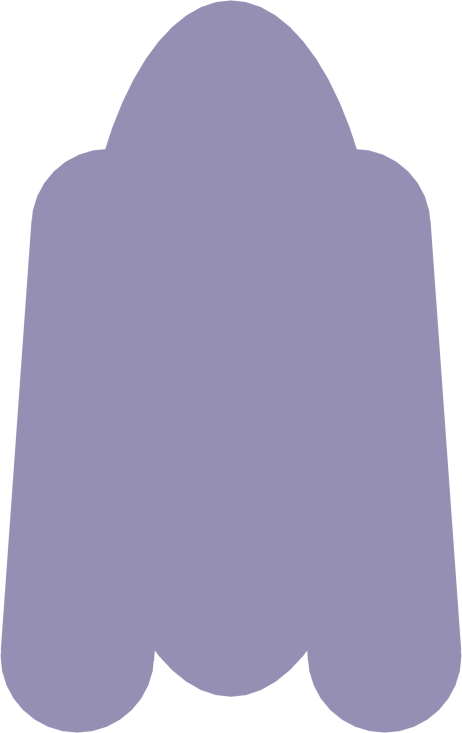
#> input picture assets/layers/@2x_character_back_hair.png, 924 x 1466 px, found by its file name (shown at 1/2 size); its folder holds 4 pictures in this run
$ python postprocess.py
#> lines starting #> are read from the running program, lines starting #| are printed output that depends on the picture
### tools/blender/vbd_layers.py
"""The single source of truth for what the art is made of.

Both the Blender builder and the manifest writer import this, so a layer cannot exist in
one and be missing from the other. An illustrator replacing the placeholders works from
exactly this list -- see ASSETS.md, which is generated from it.

Each layer declares:

    name      stable identifier; the manifest and the C++ rig key off it
    group     "character" | "dragon" | a scene name
    z         draw order within the group, low to high
    pivot     normalised canvas coordinate the layer rotates and scales about.
              Semantic, not derived from the artwork: hair swings about the scalp, not
              about the centre of its bounding box.
    channels  which animation channels drive it; unknown names are ignored by the rig,
              so new channels can be added to art before code understands them
    shapes    placeholder geometry, as primitives in canvas space (ignored once real art
              replaces the PNGs)

Canvas space is x right, y DOWN from the top-left, normalised 0..1 on both axes, so the
numbers read the same way as the image files they describe.
"""

CHARACTER_CANVAS = (512, 1024)
DRAGON_CANVAS = (1024, 512)
SCENE_CANVAS = (1024, 640)

# Neon palette, matching src/gui/Theme.h.
NEON = (0.21, 0.94, 1.00)
VIOLET = (0.54, 0.50, 0.83)
MAGENTA = (1.00, 0.31, 0.85)
AMBER = (1.00, 0.71, 0.27)
LIME = (0.55, 1.00, 0.42)
DEEP = (0.08, 0.09, 0.16)
SKIN = (0.92, 0.80, 0.78)


def ellipse(cx, cy, rx, ry, rot=0.0):
    return {"kind": "ellipse", "cx": cx, "cy": cy, "rx": rx, "ry": ry, "rot": rot}


def capsule(x0, y0, x1, y1, r):
    return {"kind": "capsule", "x0": x0, "y0": y0, "x1": x1, "y1": y1, "r": r}


def tri(points):
    return {"kind": "tri", "points": points}


# --------------------------------------------------------------------------- character
#
# An original adult anime-styled figure: tall silhouette, long hair, a long coat. Nothing
# here reproduces an existing character or studio design.

CHARACTER = [
    dict(name="back_hair", z=0, pivot=(0.50, 0.17), colour=VIOLET, glow=0.25,
         channels=["sway_slow", "breathe", "low_energy"],
         shapes=[ellipse(0.50, 0.42, 0.30, 0.34),
                 capsule(0.26, 0.30, 0.20, 0.72, 0.075),
                 capsule(0.74, 0.30, 0.80, 0.72, 0.075)]),

    dict(name="body", z=1, pivot=(0.50, 0.46), colour=SKIN, glow=0.0,
         channels=["breathe"],
         shapes=[capsule(0.50, 0.26, 0.50, 0.60, 0.085),
                 capsule(0.42, 0.33, 0.30, 0.56, 0.036),
                 capsule(0.58, 0.33, 0.70, 0.56, 0.036),
                 ellipse(0.50, 0.195, 0.093, 0.108)]),

    dict(name="outfit", z=2, pivot=(0.50, 0.34), colour=DEEP, glow=0.08,
         channels=["breathe", "sway_fast"],
         shapes=[tri([(0.34, 0.30), (0.66, 0.30), (0.76, 0.98), (0.24, 0.98)]),
                 capsule(0.50, 0.27, 0.50, 0.40, 0.10)]),

    dict(name="outfit_trim", z=3, pivot=(0.50, 0.34), colour=NEON, glow=1.0,
         channels=["breathe", "sway_fast", "spectral_glow"],
         shapes=[capsule(0.345, 0.32, 0.245, 0.96, 0.009),
                 capsule(0.655, 0.32, 0.755, 0.96, 0.009),
                 capsule(0.40, 0.44, 0.60, 0.44, 0.008)]),

    dict(name="face", z=4, pivot=(0.50, 0.21), colour=SKIN, glow=0.0,
         channels=["head_bob", "breathe"],
         shapes=[ellipse(0.50, 0.195, 0.088, 0.103)]),

    dict(name="eyes_open", z=5, pivot=(0.50, 0.20), colour=NEON, glow=1.0,
         channels=["head_bob", "blink", "eye_track", "spectral_glow"],
         shapes=[ellipse(0.455, 0.197, 0.021, 0.026),
                 ellipse(0.545, 0.197, 0.021, 0.026)]),

    dict(name="eyes_half", z=5, pivot=(0.50, 0.20), colour=NEON, glow=0.8,
         channels=["head_bob", "blink", "eye_track"],
         shapes=[ellipse(0.455, 0.200, 0.021, 0.012),
                 ellipse(0.545, 0.200, 0.021, 0.012)]),

    dict(name="eyes_closed", z=5, pivot=(0.50, 0.20), colour=VIOLET, glow=0.4,
         channels=["head_bob", "blink"],
         shapes=[capsule(0.436, 0.200, 0.474, 0.200, 0.004),
                 capsule(0.526, 0.200, 0.564, 0.200, 0.004)]),

    dict(name="mouth_neutral", z=6, pivot=(0.50, 0.22), colour=MAGENTA, glow=0.3,
         channels=["head_bob", "mouth"],
         shapes=[capsule(0.484, 0.232, 0.516, 0.232, 0.0035)]),

    dict(name="mouth_open", z=6, pivot=(0.50, 0.22), colour=MAGENTA, glow=0.4,
         channels=["head_bob", "mouth"],
         shapes=[ellipse(0.50, 0.235, 0.018, 0.012)]),

    dict(name="mouth_smile", z=6, pivot=(0.50, 0.22), colour=MAGENTA, glow=0.35,
         channels=["head_bob", "mouth"],
         shapes=[capsule(0.480, 0.229, 0.500, 0.236, 0.0035),
                 capsule(0.500, 0.236, 0.520, 0.229, 0.0035)]),

    dict(name="front_hair", z=7, pivot=(0.50, 0.14), colour=VIOLET, glow=0.35,
         channels=["sway_fast", "head_bob", "low_energy"],
         shapes=[ellipse(0.50, 0.135, 0.105, 0.065),
                 tri([(0.40, 0.13), (0.47, 0.13), (0.405, 0.245)]),
                 tri([(0.53, 0.13), (0.60, 0.13), (0.595, 0.245)])]),

    dict(name="accessories", z=8, pivot=(0.50, 0.19), colour=AMBER, glow=1.0,
         channels=["head_bob", "spectral_glow", "sway_fast"],
         shapes=[capsule(0.41, 0.175, 0.59, 0.175, 0.006),
                 ellipse(0.62, 0.205, 0.016, 0.016),
                 ellipse(0.38, 0.205, 0.016, 0.016)]),

    dict(name="glow_fx", z=9, pivot=(0.50, 0.30), colour=NEON, glow=0.55, soft=True,
         channels=["spectral_glow", "low_energy", "react"],
         shapes=[ellipse(0.50, 0.30, 0.26, 0.26)]),
]

# ----------------------------------------------------------------------------- dragon
#
# A serpentine eastern-style dragon that coils around the visualiser. Body segments are
# separate layers so the rig can run them along a spline with secondary motion.

DRAGON_SEGMENTS = 8
DRAGON_TAIL_SEGMENTS = 4

DRAGON = []

for i in range(DRAGON_SEGMENTS):
    t = i / float(DRAGON_SEGMENTS - 1)
    radius = 0.085 - 0.030 * t
    DRAGON.append(dict(
        name="body_%02d" % i, z=10 + i, colour=NEON, glow=0.45 + 0.25 * (1.0 - t),
        pivot=(0.5, 0.5),
        channels=["spline_%d" % i, "band_energy", "spectral_glow", "ghost_trail"],
        shapes=[ellipse(0.5, 0.5, radius, radius * 0.78)]))

for i in range(DRAGON_TAIL_SEGMENTS):
    t = i / float(DRAGON_TAIL_SEGMENTS - 1)
    radius = 0.050 - 0.030 * t
    DRAGON.append(dict(
        name="tail_%02d" % i, z=20 + i, colour=VIOLET, glow=0.4,
        pivot=(0.5, 0.5),
        channels=["spline_%d" % (DRAGON_SEGMENTS + i), "tail_drag", "ghost_trail"],
        shapes=[ellipse(0.5, 0.5, radius, radius * 0.7)]))

DRAGON += [
    dict(name="wing_l", z=9, pivot=(0.78, 0.60), colour=VIOLET, glow=0.5,
         channels=["wing_flap", "spline_2", "ghost_trail"],
         shapes=[tri([(0.80, 0.60), (0.30, 0.18), (0.44, 0.66)]),
                 tri([(0.80, 0.60), (0.44, 0.66), (0.52, 0.86)])]),

    dict(name="wing_r", z=8, pivot=(0.78, 0.60), colour=VIOLET, glow=0.35,
         channels=["wing_flap", "spline_2", "ghost_trail"],
         shapes=[tri([(0.80, 0.60), (0.36, 0.30), (0.50, 0.70)])]),

    dict(name="head", z=30, pivot=(0.30, 0.50), colour=NEON, glow=0.8,
         channels=["spline_head", "look_at", "roar", "ghost_trail"],
         shapes=[ellipse(0.30, 0.50, 0.105, 0.070),
                 tri([(0.20, 0.47), (0.20, 0.53), (0.06, 0.50)]),
                 capsule(0.34, 0.44, 0.44, 0.33, 0.012),
                 capsule(0.34, 0.56, 0.44, 0.67, 0.012)]),

    dict(name="jaw", z=29, pivot=(0.34, 0.54), colour=NEON, glow=0.6,
         channels=["spline_head", "look_at", "roar"],
         shapes=[tri([(0.34, 0.52), (0.33, 0.60), (0.09, 0.53)])]),

    dict(name="eye", z=31, pivot=(0.30, 0.50), colour=AMBER, glow=1.0,
         channels=["spline_head", "look_at", "spectral_glow", "roar"],
         shapes=[ellipse(0.265, 0.482, 0.017, 0.013)]),

    dict(name="fire", z=32, pivot=(0.08, 0.50), colour=AMBER, glow=1.0, soft=True,
         channels=["fire", "spectral_glow"],
         shapes=[tri([(0.10, 0.44), (0.10, 0.56), (0.00, 0.50)]),
                 ellipse(0.055, 0.50, 0.035, 0.030)]),
]

# ------------------------------------------------------------------------------ scenes
#
# Parallax backdrops. Each scene has three layers at different depths; the rig offsets
# them by different amounts as the pointer moves.

SCENES = {
    "neon_city": [
        dict(name="far", z=0, colour=(0.10, 0.06, 0.20), glow=0.15, parallax=0.15,
             shapes=[tri([(0.00, 1.00), (0.08, 0.42), (0.16, 1.00)]),
                     tri([(0.20, 1.00), (0.30, 0.30), (0.40, 1.00)]),
                     tri([(0.55, 1.00), (0.66, 0.36), (0.78, 1.00)]),
                     tri([(0.84, 1.00), (0.93, 0.26), (1.00, 1.00)])]),
        dict(name="mid", z=1, colour=VIOLET, glow=0.35, parallax=0.4,
             shapes=[capsule(0.12, 0.55, 0.12, 1.00, 0.030),
                     capsule(0.35, 0.46, 0.35, 1.00, 0.040),
                     capsule(0.70, 0.52, 0.70, 1.00, 0.034),
                     capsule(0.90, 0.40, 0.90, 1.00, 0.026)]),
        dict(name="near", z=2, colour=MAGENTA, glow=0.7, parallax=0.9,
             shapes=[capsule(0.00, 0.86, 1.00, 0.86, 0.004),
                     capsule(0.05, 0.93, 0.26, 0.93, 0.010),
                     capsule(0.62, 0.90, 0.94, 0.90, 0.010)]),
    ],
    "shrine_dusk": [
        dict(name="far", z=0, colour=(0.22, 0.10, 0.12), glow=0.2, parallax=0.15,
             shapes=[ellipse(0.74, 0.30, 0.13, 0.13),
                     tri([(0.00, 1.00), (0.26, 0.52), (0.52, 1.00)])]),
        dict(name="mid", z=1, colour=AMBER, glow=0.45, parallax=0.4,
             shapes=[capsule(0.20, 0.52, 0.20, 1.00, 0.018),
                     capsule(0.46, 0.52, 0.46, 1.00, 0.018),
                     capsule(0.14, 0.50, 0.52, 0.50, 0.012),
                     capsule(0.16, 0.58, 0.50, 0.58, 0.008)]),
        dict(name="near", z=2, colour=MAGENTA, glow=0.6, parallax=0.9,
             shapes=[ellipse(0.10, 0.80, 0.055, 0.030),
                     ellipse(0.86, 0.86, 0.070, 0.034)]),
    ],
    "cosmic_void": [
        dict(name="far", z=0, colour=(0.06, 0.05, 0.14), glow=0.1, parallax=0.1,
             shapes=[ellipse(0.50, 0.50, 0.48, 0.44)]),
        dict(name="mid", z=1, colour=NEON, glow=0.5, parallax=0.35,
             shapes=[ellipse(0.50, 0.50, 0.30, 0.09, rot=0.35),
                     ellipse(0.50, 0.50, 0.40, 0.12, rot=-0.2)]),
        dict(name="near", z=2, colour=LIME, glow=0.9, parallax=0.8,
             shapes=[ellipse(0.22, 0.30, 0.010, 0.010),
                     ellipse(0.71, 0.22, 0.008, 0.008),
                     ellipse(0.84, 0.64, 0.012, 0.012),
                     ellipse(0.33, 0.74, 0.009, 0.009),
                     ellipse(0.58, 0.84, 0.007, 0.007)]),
    ],
}


def all_layers():
    """Flat list of (group, canvas, layer) for every layer in the set."""
    out = []

    for layer in CHARACTER:
        out.append(("character", CHARACTER_CANVAS, layer))

    for layer in DRAGON:
        out.append(("dragon", DRAGON_CANVAS, layer))

    for scene, layers in SCENES.items():
        for layer in layers:
            out.append(("scenes/" + scene, SCENE_CANVAS, layer))

    return out

### tools/postprocess.py
"""Trims the rendered layers, derives the 1x set, and writes assets/manifest.json.

Runs outside Blender, needs only Pillow.

Two jobs worth spelling out:

* **Trim to the alpha bounding box.** Full-canvas layers would be 1024x2048 RGBA each at
  2x -- about 8 MB per layer in memory, 200 MB for the set. Cropping to content and
  recording the offset keeps the embedded art to a few MB, and the rig reconstructs the
  original placement from the offset.

* **Measure, do not guess.** The crop rectangle is measured from the artwork; the pivot
  comes from the layer declaration because it is semantic (hair swings about the scalp).
  Both go into the manifest, so the rig never has to infer either.
"""
import json
import os
import sys

from PIL import Image

sys.path.insert(0, os.path.join(os.path.dirname(os.path.abspath(__file__)), "blender"))

import vbd_layers  # noqa: E402


def process_layer(assets_dir, group, canvas, layer):
#> called with assets_dir = 'assets', group = 'character', canvas = (512, 1024)
    name = layer["name"]
    flat = group.replace("/", "_") + "_" + name + ".png"
    src_path = os.path.join(assets_dir, "layers", "@2x_" + flat)

    if not os.path.isfile(src_path):
        return None

    image = Image.open(src_path).convert("RGBA")
#> image is the input picture: PIL image 924x1466 RGBA; mean R, G, B, A 115, 111.1, 139.4, 197.1
    bbox = image.getbbox()
#> bbox = (0, 0, 924, 1466)

    if bbox is None:
        # Fully transparent: keep a 1x1 stub so the manifest stays complete and the rig
        # has something to draw rather than a missing-file branch.
        bbox = (0, 0, 1, 1)

    cropped = image.crop(bbox)

    # The rendered image is 2x the declared canvas.
    scale = 2
    # Both resolutions live flat in layers/, the high-resolution one prefixed. They have
    # to be distinguishable by bare filename: JUCE's binary-data generator keys on that,
    # and two files called character_face.png would collide no matter which folders they
    # sit in.
    out2x = os.path.join(assets_dir, "layers", "@2x_" + flat)
    out1x = os.path.join(assets_dir, "layers", flat)

    os.makedirs(os.path.dirname(out1x), exist_ok=True)

    cropped.save(out2x, "PNG", optimize=True)

    one_x = cropped.resize((max(1, cropped.width // scale), max(1, cropped.height // scale)),
                           Image.LANCZOS)
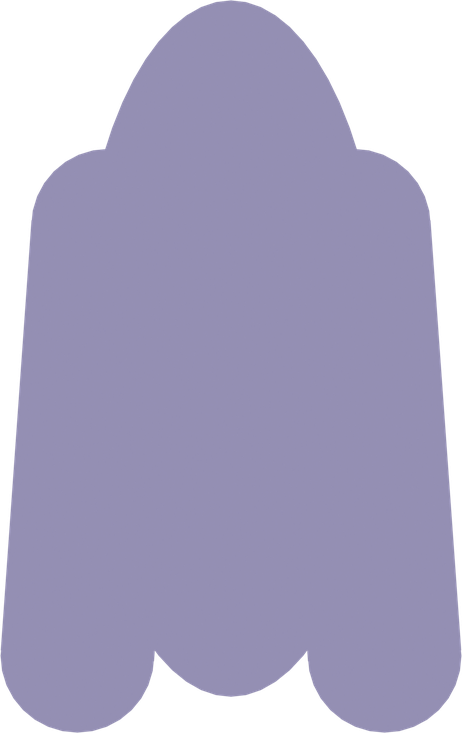
#> one_x: PIL image 462x733 RGBA; mean R, G, B, A 115.9, 112, 140.4, 197.1; transparent parts drawn white
    one_x.save(out1x, "PNG", optimize=True)

    entry = {
        "name": name,
        "file": flat,
        "z": layer["z"],
        # Offset and size in 1x canvas pixels, measured from the artwork.
        "rect": [bbox[0] // scale, bbox[1] // scale, one_x.width, one_x.height],
        "pivot": list(layer.get("pivot", (0.5, 0.5))),
        "channels": list(layer.get("channels", [])),
    }
#> entry = {'name': 'back_hair', 'file': 'character_back_hair.png', 'z': 0, 'rect': [0, 0, 462, 733], 'pivot': [0.5, 0.17], 'channels': ['sway_slow', 'breathe', 'low_energy']}

    if "parallax" in layer:
        entry["parallax"] = layer["parallax"]

    return entry


def build(assets_dir):
    manifest = {
        "version": 1,
        "generator": "tools/build_assets.py",
        "groups": {},
        "scenes": {},
    }

    counts = {}

    for group, canvas, layer in vbd_layers.all_layers():
        entry = process_layer(assets_dir, group, canvas, layer)

        if entry is None:
            continue

        if group.startswith("scenes/"):
            scene = group.split("/", 1)[1]
            bucket = manifest["scenes"].setdefault(
                scene, {"canvas": list(canvas), "layers": []})
        else:
            bucket = manifest["groups"].setdefault(
                group, {"canvas": list(canvas), "layers": []})

        bucket["layers"].append(entry)
        counts[group] = counts.get(group, 0) + 1

    for bucket in list(manifest["groups"].values()) + list(manifest["scenes"].values()):
        bucket["layers"].sort(key=lambda e: e["z"])
#> this loop made 1 pass

    path = os.path.join(assets_dir, "manifest.json")

    with open(path, "w", encoding="utf-8") as handle:
        json.dump(manifest, handle, indent=2)
        handle.write("\n")

    return manifest, counts, path


if __name__ == "__main__":
    assets = sys.argv[1] if len(sys.argv) > 1 else "assets"
    _, counts, path = build(assets)
    print("manifest: %s" % path)

    for group in sorted(counts):
        print("  %-24s %d layers" % (group, counts[group]))
